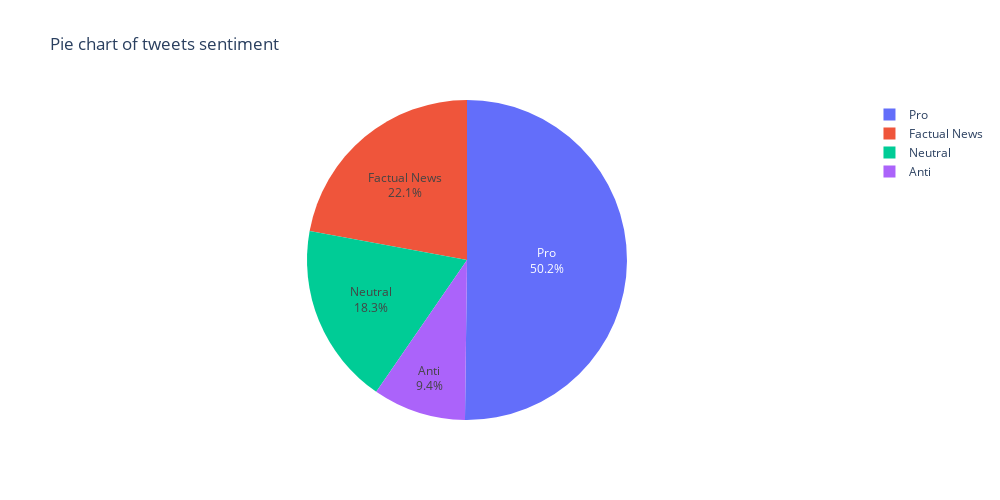

Source (notebook cell):
### Code cell
temp = data.groupby("sentiment").count()["message"].reset_index()

fig = px.pie(temp, values="message", names=["Anti", "Neutral", "Pro", "Factual News"], title="Pie chart of tweets sentiment", width=1000, height=500)
fig.update_traces(textposition='inside', textinfo='percent+label')
fig.show()

### Figure 1 — Plotly figure (JSON) as saved in the notebook; plotly's stock layout.template omitted (floating-point values rounded to 4 significant figures)
{"data": [{"domain": {"x": [0, 1], "y": [0, 1]}, "hovertemplate": "label=%{label}<br>message=%{value}<extra></extra>", "labels": ["Anti", "Neutral", "Pro", "Factual News"], "legendgroup": "", "name": "", "showlegend": true, "textinfo": "percent+label", "textposition": "inside", "type": "pie", "values": [3856, 7505, 20599, 9073]}], "layout": {"height": 500, "legend": {"tracegroupgap": 0}, "title": {"text": "Pie chart of tweets sentiment"}, "width": 1000}}
